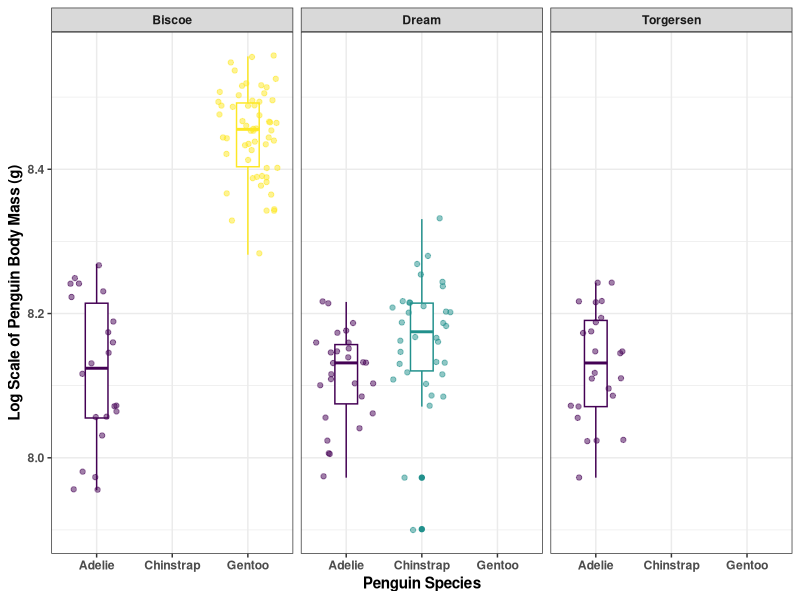
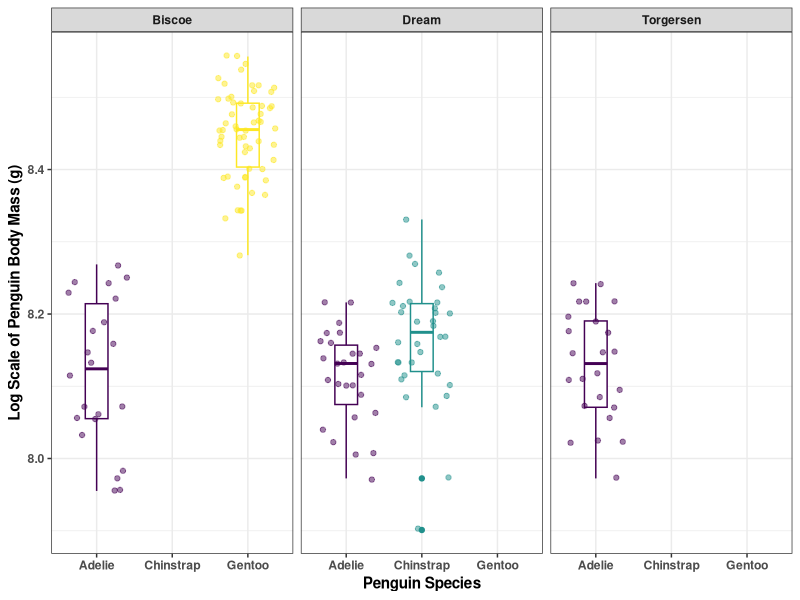

The R source for these figures, in order:
###Week 4a Homework ###

### 2. ilters out (i.e. excludes) male penguins, then calculates the log body mass, 
#then selects only the columns for species, island, sex, and log body mass, 
#then use these data to make any plot. Make sure the plot has clean and clear labels and follows best practices.
#Save the plot in the correct output folder.

###Created by: Ashley Carreiro ####
#### Updated: 2025-16-09 ###

###Load Libraries###
library(palmerpenguins)
library(tidyverse)
library(here)

### Data###
view(penguins)

## 1. calculates the mean and variance of body mass by species, island, and sex without any NAs

penguins %>% #Knows to use penguin data
  drop_na(sex) %>% #Drops all the rows that are missing data on sex
  group_by(species, island, sex) %>% #Groups by species, island, and sex
  summarise(mean_body_mass = mean(body_mass_g, na.rm = TRUE), # finds the mean of the body mass in the grouped data above
            variance_body_mass = var(body_mass_g, na.rm = TRUE)) #finds the variance of the body mass in the grouped data above

## 2. filters out (i.e. excludes) male penguins, then calculates the log body mass, 
#then selects only the columns for species, island, sex, and log body mass, 
#then use these data to make any plot. Make sure the plot has clean and clear labels and follows best practices.

PenguinsLog <- penguins %>% #Use Penguin dataframe and rename new data with columsn PenguinsLog
  filter (sex != "male") %>% #Removes male penguins
  mutate(log_body_mass = log(body_mass_g)) %>%#Adds a column for the log body mass
select(species, island, sex, log_body_mass) #creates a dataframe with only these columns

view(PenguinsLog)

## Create a plot using the dataframe "PenguinsLog"



ggplot(data = PenguinsLog, #assign it to a name
               aes(x = species,
                   y = log_body_mass)) + 
  geom_boxplot(aes(color = species), width = 0.3, show.legend = FALSE) +
  geom_jitter(aes(color = species), alpha = 0.5, show.legend = FALSE) +
  scale_color_viridis_d() +
  facet_wrap(~island) +
 
  labs(x = "Penguin Species", 
       y = "Log Scale of Penguin Body Mass (g)") +
  theme_bw() +
  theme(text = element_text(face = "bold"))

ggsave(here("Week_04", "Output", "FemalePenguinMass_4aHomeworkPlot.png"), 
       width = 12, height = 8)


